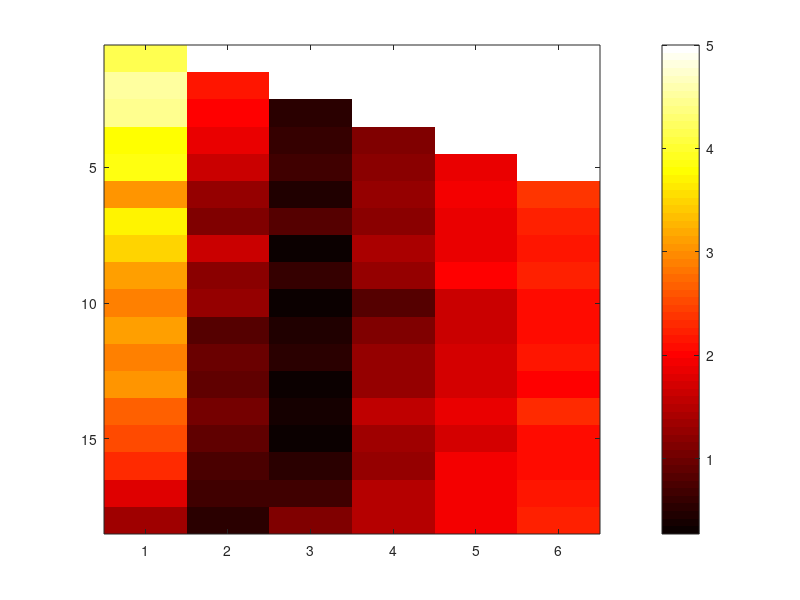

Reproduce this figure in MATLAB.
snr_120 = [ 0.433333333	1	1	1	1	1;
           0.5	0.266666667	1	1	1	1;
           0.433333333	0.266666667	0.233333333	1	1	1;
           0.666666667	0.233333333	0.233333333	0.433333333 1	1;
           0.666666667	0.2	0.266666667	0.5	0.666666667	1;
           0.533333333	0.133333333	0.233333333	0.533333333	0.666666667	0.8;
           0.4	0.066666667	0.3	0.566666667	0.733333333	0.8;
           0.7	0.133333333	0.133333333	0.433333333	0.666666667	0.8;
           0.4	0.1	0.266666667	0.4	0.6	0.766666667;
           0.433333333	0.1	0.1	0.366666667	0.466666667	0.633333333;
           0.566666667	0.033333333	0.233333333	0.4	0.633333333	0.7;
           0.6	0.3	0.2	0.333333333	0.5	0.666666667;
           0.533333333	0.1	0.166666667	0.5	0.6	0.7;
           0.6	0.166666667	0.2	0.75	0.7	1;
           0.633333333	0.166666667	0.166666667	0.466666667	0.566666667	0.7;
           0.533333333	0.166666667	0.166666667	0.466666667	0.666666667	0.733333333;
           0.233333333	0.333333333	0.366666667	0.566666667	0.733333333	0.8;
           0.266666667	0.31	0.266666667	0.5	0.633333333	0.8 ];
       
       
 snr_219 = [ 2.1	2	2	2	2	2;
             2.35	1.25	2	2	2	2;
             2.4	1	0.25	2	2	2;
             2	1.15	0.25	0.25	2	2;
             1.9	1	0.3	0.1	0.5	2;
             1.25	0.4	0.1	0.4	0.65	0.8;
             1.6	0.3	0.3	0.4	0.55	0.65;
             1.4	0.85	0.15	0.55	0.6	0.6;
             1.6	0.5	0.1	0.5	0.7	0.7;
             1.35	0.6	0.05	0.25	0.6	0.7;
             1.4	0.4	0.1	0.45	0.55	0.65;
             1.4	0.5	0.1	0.45	0.6	0.7;
             1.45	0.55	0	0.3	0.5	0.6;
             1.1	0.45	0	0.35	0.55	0.65;
             1.05	0.45	0.1	0.4	0.5	0.65;
             1.15	0.3	0.15	0.35	0.55	0.6;
             0.8	0.2	0.1	0.45	0.5	0.6;
             0.85	0.15	0.3	0.45	0.6	0.65];
         
         
 snr_151 = [    1.6	2	2	2	2	2;
                1.68	0.64	2	2	2	2;
                1.6	0.72	0.04	2	2	2;
                1.12	0.48	0.12	0.44	2	2;
                1.28	0.44	0.12	0.56	0.72	2;
                1.28	0.72	0.12	0.32	0.64	0.76;
                1.72	0.76	0.2	0.2	0.56	0.8;
                1.36	0.68	0	0.44	0.6	0.76;
                1.12	0.6	0.2	0.36	0.68	0.76;
                1.08	0.6	0.12	0.2	0.56	0.76;
                1.16	0.4	0.12	0.24	0.48	0.76;
                0.92	0.2	0.24	0.48	0.64	0.76;
                1.08	0.28	0.16	0.44	0.6	0.68;
                0.96	0.44	0.2	0.44	0.6	0.64;
                0.84	0.28	0.04	0.44	0.64	0.76;
                0.6	0.28	0.2	0.44	0.68	0.76;
                0.72	0.12	0.2	0.48	0.68	0.76;
                0.2	0.08	0.52	0.56	0.68	0.76];

      
 colormap('hot');   % set colormap
 %surf(snr_120);
 %hold on
 imagesc(snr_120 + snr_219 + snr_151);        % draw image and scale colormap to values range
 colorbar;          % show color scale       
